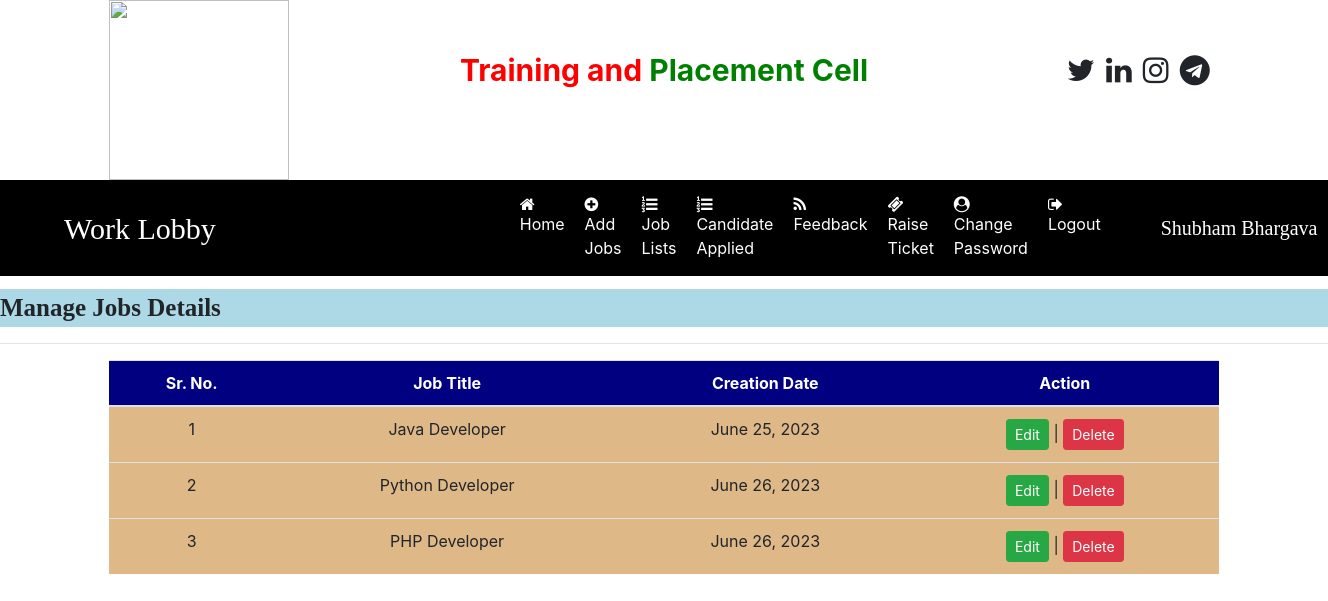
Screenshot of /job_list (signed in) with the database file from the repository.
### job/models.py (models this page shows, shortened)
class Job(models.Model):
    recruiter = models.ForeignKey(Recruiter, on_delete=models.CASCADE)
    start_date = models.DateField()
    end_date = models.DateField()
    title = models.CharField(max_length=100)
    salary = models.FloatField(max_length=20)
    image = models.FileField()
    description = models.CharField(max_length=300)
    experience = models.CharField(max_length=50)
    location = models.CharField(max_length=100)
    skills = models.CharField(max_length=100)
    creationdate = models.DateField()

### job/views.py (the view)
# urls.py: path('job_list',job_list, name="job_list"),
def job_list(request):
    if not request.user.is_authenticated:
        return redirect('recruiter_login')
    user = request.user
    recruiter = Recruiter.objects.get(user=user)
    job = Job.objects.filter(recruiter=recruiter)
    d = {'job': job}
    return render(request, 'job_list.html', d)

### job/templates/job_list.html (shortened to what this page needs)
{% load static %}
{% block body %}
{% include 'recruiter_navigation.html'%}
<marquee style="font-family: 'Monotype Corsiva'; font-size:25px; color:darkcolor; background-color:lightblue; font-weight:bold; margin-top:1%">
    Manage Jobs Details
</marquee>
<hr>
<div class="container">
<table class="table table-hover" id="example">
    <thead>
    <tr style="background-color: #000080; color:white">
        <th>Sr. No.</th>
        <th>Job Title</th>
        <th>Creation Date</th>
        <th>Action</th>
    </tr>
    </thead>
    <tbody>
    {% for i in job %}
    <tr style="background-color: #DEB887 ">
        <td>{{forloop.counter}}</td>
        <td>{{i.title}}</td>
        <td>{{i.creationdate}}</td>
        <td><a href="{% url 'edit_job' i.id %}" class="btn btn-success btn-sm">Edit</a>
        | <a href="{% url 'delete_job' i.id %}" class="btn btn-danger btn-sm">Delete</a></td>
    </tr>
    {% endfor %}
    </tbody>
</table>
</div>
{% endblock body%}

### job/templates/recruiter_navigation.html (shortened to what this page needs)
<html>
<head>
{% load static %}
  <link rel="stylesheet" href="https://cdn.jsdelivr.net/npm/bootstrap@4.6.2/dist/css/bootstrap.min.css">
<link rel="stylesheet" href="https://cdnjs.cloudflare.com/ajax/libs/font-awesome/4.7.0/css/font-awesome.min.css">
</head>
<body>
<div class="container">
    <div class="row">
        <div class="col-sm-3">
            <img src="{% static 'images/job1.jpg' %}" style="width:180px;height=150px">
        </div>
        <div class="col-sm-6 mt-5 text-center">
            <span style="font-weight:bold; font-size:30px">
                <span style="color:red">Training and</span>
                <span style="color:green">Placement Cell</span>
            </span>
        </div>
         <div class="col-sm-3 mt-5" style="padding-left:10%">
            <span style="font-weight:bold; font-size:30px">
               <span><i class="fa fa-twitter pl-1"></i></span>
                <span><i class="fa fa-linkedin pl-1"></i></span>
                <span><i class="fa fa-instagram pl-1"></i></span>
                <span><i class="fa fa-telegram pl-1"></i></span>
            </span>
        </div>
    </div>
</div>
<nav class="navbar navbar-expand-sm" style="background-color: black">
    <a class="navbar-brand text-white pl-5 font-weight:bold" style="font-family:'Monotype Corsiva';font-size:30px">Work Lobby</a>
<ul class="navbar-nav">
    <li class="nav-item">
        <a class="nav-link" href="{% url 'recruiter_home' %}" style="margin-left:280px"><i class="fa fa-home mr-1"></i>Home</a>
    </li>
    <li class="nav-item">
        <a class="nav-link" href="{% url 'add_job' %}" ><i class="fa fa-plus-circle mr-1"></i>Add Jobs</a>
    </li>
    <li class="nav-item">
        <a class="nav-link" href="{% url 'job_list' %}" ><i class="fa fa-list-ol mr-1"></i>Job Lists</a>
    </li>
    <li class="nav-item">
        <a class="nav-link" href="{% url 'applied_candidatelist' %}" ><i class="fa fa-list-ol mr-1"></i>Candidate Applied</a>
    </li>
    <li class="nav-item">
        <a class="nav-link" href="{% url 'recruiter_feedback' %}" ><i class="fa fa-rss mr-1"></i>Feedback</a>
    </li>
    <li class="nav-item">
        <a class="nav-link" href="{% url 'recruiter_ticket' %}" ><i class="fa fa-ticket mr-1"></i>Raise Ticket</a>
    </li>
    <li class="nav-item">
        <a class="nav-link" href="{% url 'change_passwordrecruiter' %}" ><i class="fa fa-user-circle mr-1"></i>Change Password</a>
    </li>
    <li class="nav-item">
        <a class="nav-link" href="{% url 'Logout' %}" ><i class="fa fa-sign-out mr-1"></i>Logout</a>
    </li>
</ul>
    <a class="navbar-brand text-white pl-5 font-weight:bold" style="font-family:'Monotype Corsiva';font-size:20px">{{request.user.first_name}} {{request.user.last_name}}</a>
</nav>
</body>
</html>

### job/templates/recruiter_navigation.html (style rules this page uses)
.nav-link { color:white !important; margin-right:4px; }

### job/templates/job_list.html (style rules this page uses)
tr { text-align: center; }

### rows the page displays
Job: title "Java Developer", creationdate "June 25, 2023"
Job: title "Python Developer", creationdate "June 26, 2023"
Job: title "PHP Developer", creationdate "June 26, 2023"

### other values shown
{{ request.user.first_name }} "Shubham"
{{ request.user.last_name }} "Bhargava"
